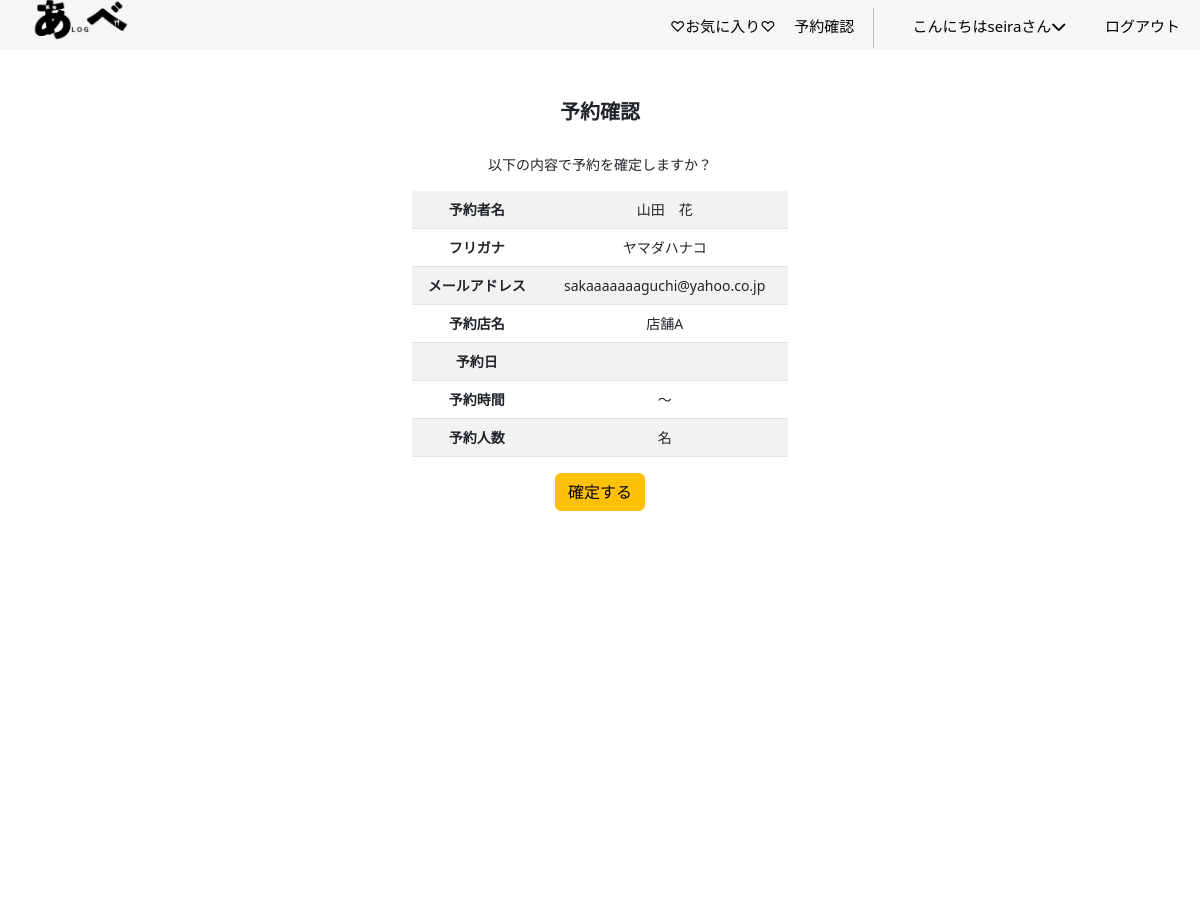
Page /confirm/ (signed in, upper part) on the earlier database version.
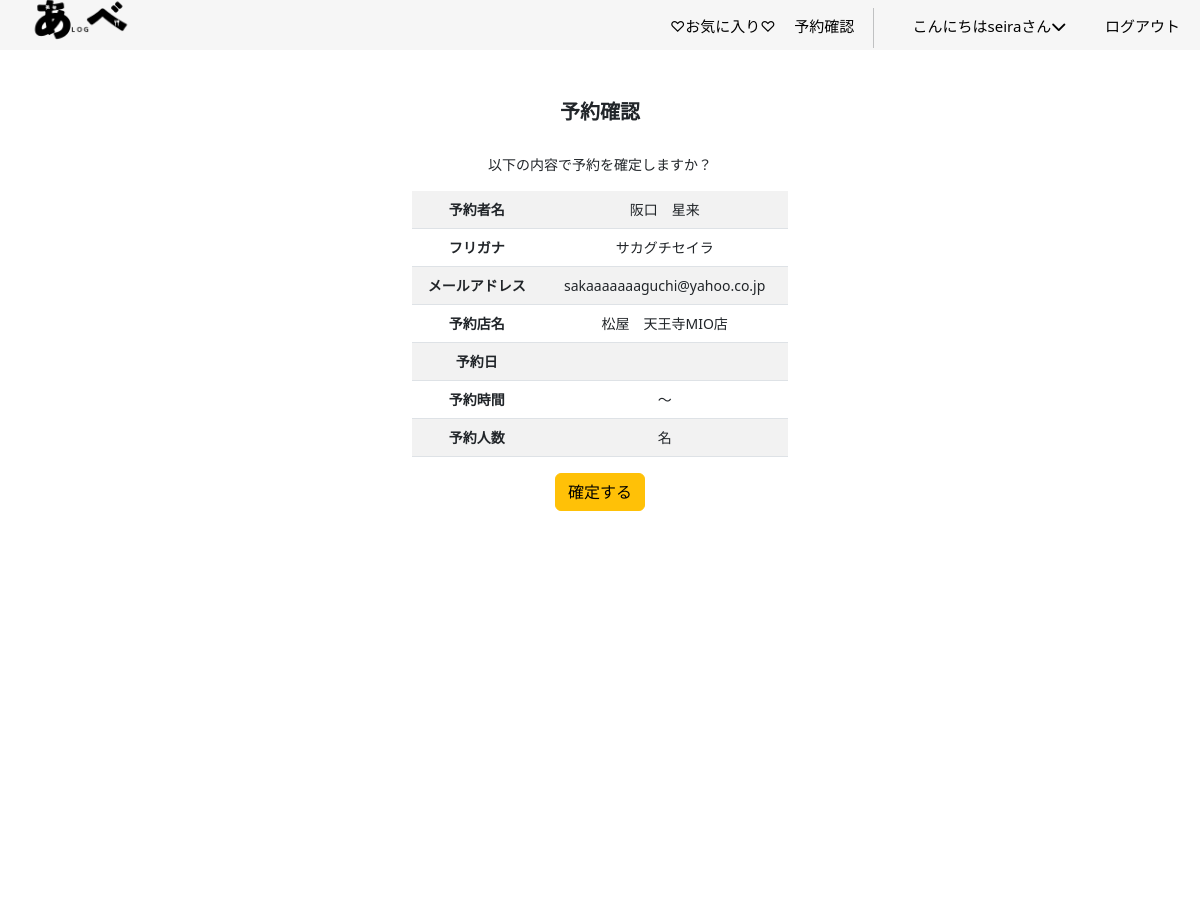
Same page on the later database version.
### accounts/models.py (models this page shows)
class CustomUser(AbstractUser):
    email =models.EmailField(verbose_name='メールアドレス', unique=True, blank=False, null=False, default='') #unique:そのフィールドに保存される値がデータベース内で一意である必要がある(重複を許さない)
    full_name = models.CharField(verbose_name='名前', max_length=30, blank=False, null=False, default='')
    furigana = models.CharField(validators=[katakana_regex], verbose_name='フリガナ*スペースなし', max_length=30, blank=False, null=False, default='')
    handle = models.CharField(verbose_name='ニックネーム',max_length=50,default='',blank=False, null=False)
    postal_code = models.CharField(validators=[postal_code_regex], max_length=7, verbose_name='郵便番号*ハイフンなし', blank=False, null=False, default='')
    address = models.CharField(verbose_name='住所',max_length=50,blank=False, null=False, default='')
    phone_number = models.CharField(verbose_name='電話番号（例: 090-1234-5678）', max_length=20, validators=[phone_number_regex],blank=False, null=False, default='')
    class Meta:
        verbose_name_plural = 'CustomUser'

### gourmet/models.py (models this page shows)
class StoreInfo(models.Model):
    user = models.ForeignKey(CustomUser, verbose_name='ユーザー',on_delete=models.PROTECT)
    store_name = models.CharField(verbose_name='店舗名',max_length=40)
    category = models.ForeignKey(Category,verbose_name='ジャンル',on_delete=models.CASCADE)
    store_detail = models.TextField(verbose_name='店舗詳細',blank=True, null=True)
    store_address = models.TextField(verbose_name='店舗住所',blank=True,null=True)
    photo1 = models.ImageField(verbose_name='写真1',blank=True,default='noImage.png')
    photo2 = models.ImageField(verbose_name='写真2',blank=True,default='noImage.png')
    photo3 = models.ImageField(verbose_name='写真3',blank=True,default='noImage.png')
    create_at = models.DateTimeField(verbose_name='作成日時',auto_now_add=True)
    updated_at = models.DateTimeField(verbose_name='更新日時',auto_now=True)
    class Meta:
        verbose_name_plural = 'StoreInfo'
    def __str__(self):
        return self.store_name

### gourmet/views.py (the view, shortened to what this page needs)
# urls.py: path('confirm/',views.ConfirmReservation.as_view(),name='confirm'),
class ConfirmReservation(LoginRequiredMixin,View): #Viewクラスを継承するときは"def post"や"def get"などの関数を使用する。
    model = Reservation
    template_name = 'confirm_reservation.html'
    def get(self, request):
        context = {}
        date = ''
        time = ''
        persons =''
        if 'form_date' in self.request.session:
            date = self.request.session.get('form_date')
            date = datetime.strptime(date, '%Y-%m-%d').strftime('%Y年%m月%d日')
        if 'form_time' in self.request.session:
            time = self.request.session.get('form_time')
        if 'form_persons' in self.request.session:
            persons = self.request.session.get('form_persons')
        if 'form_restaurant' in self.request.session:
            restaurant_id = self.request.session.get('form_restaurant')
            restaurant = StoreInfo.objects.get(id=restaurant_id)
        context.update({
            'user': self.request.user,
            'date': date,
            'time': time,
            'persons': persons,
            'restaurant_name':restaurant,
        })
        return render(request,self.template_name,context) #def get関数が呼ばれた時に、self.template_name=confirm_reservation.htmlに情報を書き出すようにテンプレートを指定している。

### gourmet/context_processors.py (called while the page is built)
def member_status(request):
    if request.user.is_authenticated:
        from gourmet.models import Member
        is_member = Member.objects.filter(user=request.user).exists()
        return {'is_member': is_member}
    return {'is_member': False}

### gourmet/templates/confirm_reservation.html (shortened to what this page needs)
{% extends 'base.html' %}
{% load static %}
{% block contents %}
<div class="a_detail" style="display: flex; justify-content: center;">
    <div class="container">
        <div class="row">
            <div class="col-md-6 offset-md-3">
                <h1 class="store-h1">予約確認</h1>
                <p>以下の内容で予約を確定しますか？</p>
                <table class="table table-striped">
                    <tr>
                        <th>予約者名</th>
                        <td>{{ user.full_name }}</td>
                    </tr>
                    <tr>
                        <th>フリガナ</th>
                        <td>{{ user.furigana }}</td>
                    </tr>
                    <tr>
                        <th>メールアドレス</th>
                        <td>{{ user.email }}</td>
                    </tr>
                    <tr>
                        <th>予約店名</th>
                        <td>{{ restaurant_name }}</td>
                    </tr>
                    <tr>
                        <th>予約日</th>
                        <td>{{ date }}</td>
                    </tr>
                    <tr>
                        <th>予約時間</th>
                        <td>{{ time }}〜</td>
                    </tr>
                    <tr>
                        <th>予約人数</th>
                        <td>{{ persons }}名</td>
                    </tr>
                </table>
                <form action="#" method="post">
                    <button type="submit" class="btn btn-warning">確定する</button>
                </form>
            </div>
        </div>
    </div>
</div>
{% endblock %}

### gourmet/templates/base.html (shortened to what this page needs)
{% load static %}
<!DOCTYPE html>
<html lang="ja">
<head>
    <link rel="stylesheet" type="text/css" href="{% static 'css/mystyle.css' %}">
    <link href="https://cdn.jsdelivr.net/npm/bootstrap@5.3.0-alpha3/dist/css/bootstrap.min.css" rel="stylesheet">
    <link rel="stylesheet" type="text/css" href="https://unpkg.com/swiper@8/swiper.min.css">
    <link href="https://cdn.jsdelivr.net/npm/bootstrap-icons/font/bootstrap-icons.css" rel="stylesheet">
    <link rel="stylesheet" href="https://cdn.jsdelivr.net/npm/destyle.css@3.0.2/destyle.min.css">
</head>
<body>
    <div>
        <header class="header">
            <div class="header__inner">
              <h1 class="header__title header-title">
                <a href="{% url 'gourmet:top'%}">
                  <img src="{% static 'images/abelog_logo.png' %}" alt="ロゴ画像">
                </a>
              </h1>
              <nav class="header__nav nav" id="js-nav">
                <ul class="nav__items nav-items">
                  {% if user.is_authenticated %}
                    <li class="nav-items__item nav-active {% block active-effe %}{% endblock %}"><a href="{% url 'gourmet:like_list'%}">♡お気に入り♡</a></li>
                    <li class="nav-items__item nav-active {% block active-effe2 %}{% endblock %}"><a href="{%url 'gourmet:reserve_list'%}">予約確認</a></li>
                    <li class="nav-items__item" id="menu__item">
                      <a href="{% url 'gourmet:profile' %}" class="menu__link nav-active {% block active-effe3 %}{% endblock %}">こんにちは{{ user.username }}さん<i class="fa-solid fa-chevron-down"></i></a>
                    </li>
                    <li class="nav-items__item"><a href="{% url 'account_logout'%}">ログアウト</a></li>
                  {% endif %}
                  </ul>
              </nav>
            </div>
      </header>
        <main>
          <div class="main">
            {% block contents %}{% endblock %}
          </div>
        </main>
      </div>
</body>
</html>

Differences in the rows shown:
changed CustomUser "seira": full_name "山田 花" → "阪口 星来"; furigana "ヤマダハナコ" → "サカグチセイラ"
changed StoreInfo: store_name "店舗A" → "松屋 天王寺MIO店"
